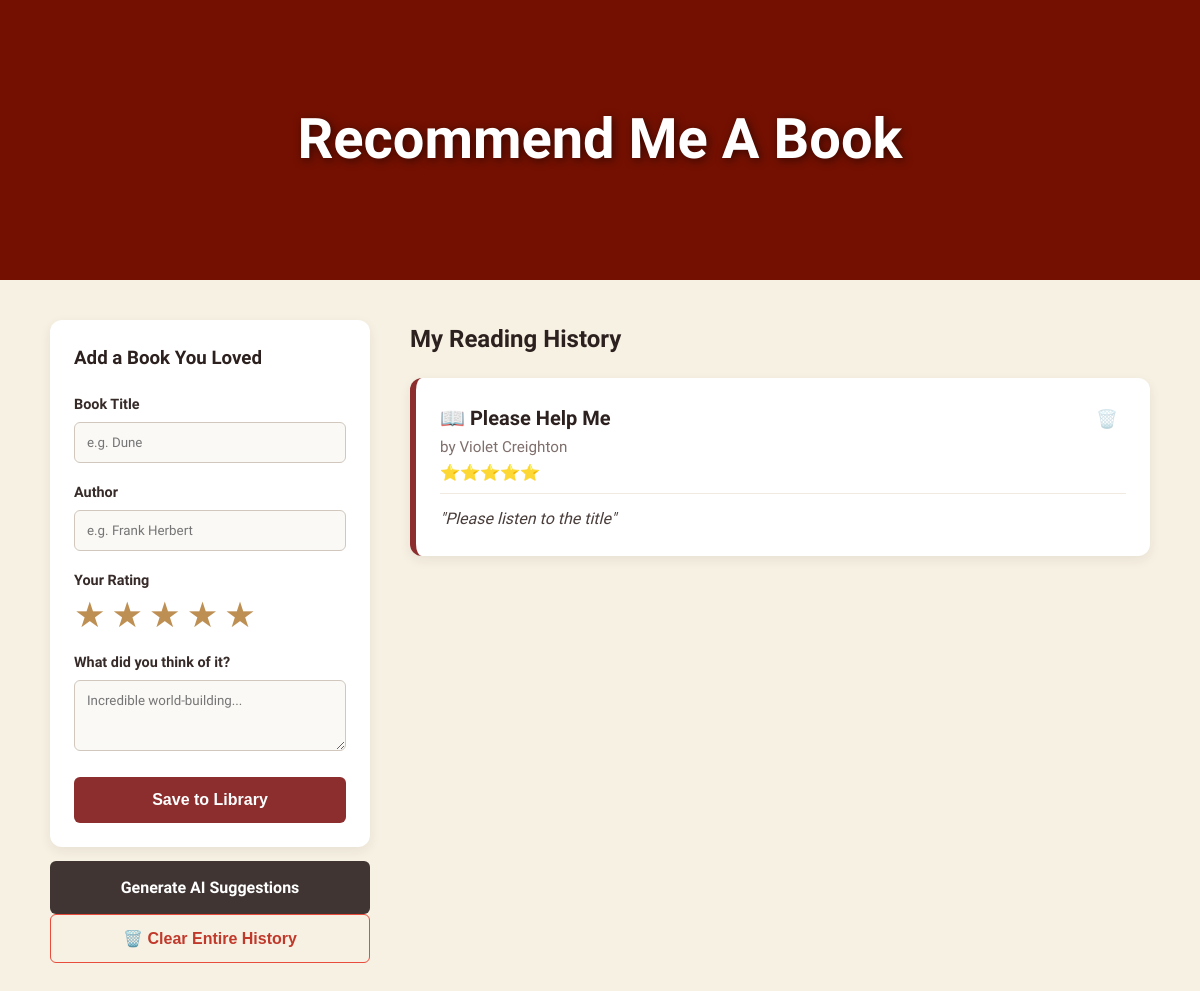
Before: / with the older database file.
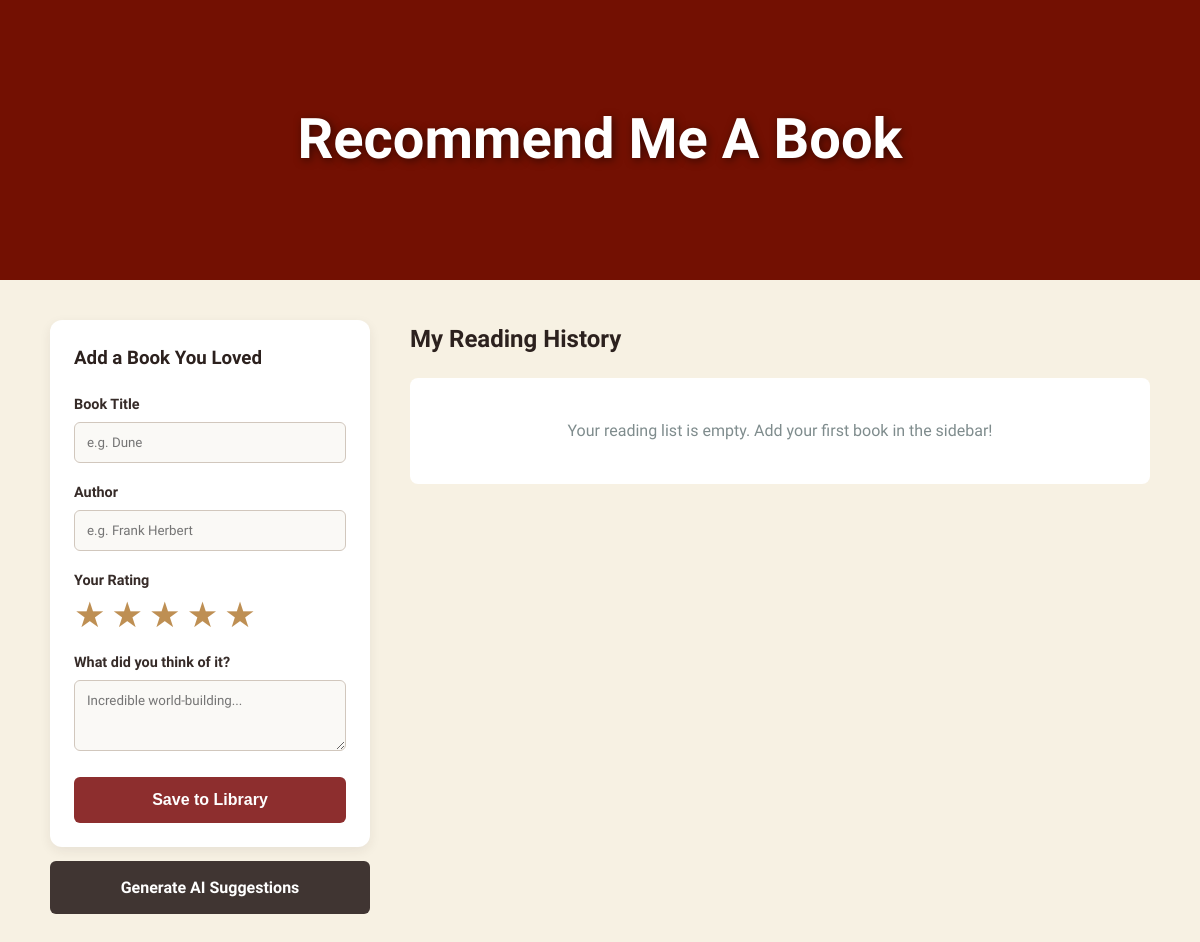
After: the same page with the newer database file.
### tables this page shows
CREATE TABLE books (
            id INTEGER PRIMARY KEY AUTOINCREMENT,
            title TEXT NOT NULL,
            author TEXT NOT NULL,
            notes TEXT NOT NULL,
            rating INTEGER NOT NULL DEFAULT 5
        );

### app.py (the view)
@app.route("/")
def home():
    conn = get_db_connection()
    all_books = conn.execute("SELECT * FROM books").fetchall()
    conn.close()
    return render_template("index.html", books=all_books, recommendations=None)

### app.py (called while the page is built)
def get_db_connection():
    conn = sqlite3.connect("books.db")
    conn.row_factory = sqlite3.Row
    return conn

### templates/index.html (shortened to what this page needs)
<!DOCTYPE html>
<html lang="en">
<head>
    <link rel="stylesheet" href="{{ url_for('static', filename='style.css') }}">
</head>
<body>
    <section class="hero-image">
        <h1 class="hero-text">Recommend Me A Book</h1>
    </section>
    <div class="page-container">
        <aside class="sidebar">
            <div class="card form-container">
                <h3>Add a Book You Loved</h3>
                <form action="/add" method="POST">
                    <div class="form-group">
                        <label for="title">Book Title</label>
                        <input type="text" id="title" name="title" required placeholder="e.g. Dune">
                    </div>
                    <div class="form-group">
                        <label for="author">Author</label>
                        <input type="text" id="author" name="author" required placeholder="e.g. Frank Herbert">
                    </div>
                    <div class="form-group">
                        <label>Your Rating</label>
                        <div class="star-rating" id="interactive-stars">
                            <span class="interactive-star" data-value="1">★</span>
                            <span class="interactive-star" data-value="2">★</span>
                            <span class="interactive-star" data-value="3">★</span>
                            <span class="interactive-star" data-value="4">★</span>
                            <span class="interactive-star" data-value="5">★</span>
                        </div>
                    </div>
                    <div class="form-group">
                        <label for="notes">What did you think of it?</label>
                        <textarea id="notes" name="notes" rows="3" required placeholder="Incredible world-building..."></textarea>
                    </div>
                    <button type="submit" class="btn btn-primary">Save to Library</button>
                </form>
            </div>
            <a href="/recommend" class="btn btn-secondary">Generate AI Suggestions</a>
            {% if books %}
            <form action="/clear" method="POST" class="confirm-required" data-message="Are you sure you want to completely clear your history? This will delete all your entries permanently.">
                <button type="submit" class="btn btn-danger">🗑️ Clear Entire History</button>
            </form>
            {% endif %}
        </aside>
        <main class="main-content">
            <div class="history-section">
                <h2>My Reading History</h2>
                <div id="book-list">
                    {% for book in books %}
                        <div class="card book-card">
                            <div class="book-header">
                                <div>
                                    <h3>📖 {{ book['title'] }}</h3>
                                    <span class="book-author">by {{ book['author'] }}</span>
                                    <div class="star-display">
                                        {% for _ in range(book['rating']) %}⭐{% endfor %}
                                    </div>
                                </div>
                                <form action="/delete/{{ book['id'] }}" method="POST" class="confirm-required" data-message="Are you sure you want to delete '{{ book['title'] }}'?">
                                    <button type="submit" class="delete-icon-btn" title="Delete book">🗑️</button>
                                </form>
                            </div>
                            <p class="book-notes"><em>"{{ book['notes'] }}"</em></p>
                        </div>
                    {% else %}
                        <p class="empty-state">Your reading list is empty. Add your first book in the sidebar!</p>
                    {% endfor %}
                </div>
            </div>
        </main>
    </div>
</body>
</html>

### static/style.css (style rules this page uses)
body { font-family: 'Google Sans'; background-color: rgb(247, 241, 227); color: rgb(54, 43, 40); margin: 0; padding: 0; line-height: 1.6; }
h1, h2, h3 { color: rgb(44, 33, 30); margin-top: 0; }
.hero-image { background-image: url("images/darkred.png"); height: 280px; background-position: center; background-repeat: no-repeat; background-size: cover; display: flex; justify-content: center; align-items: center; box-shadow: inset 0 0 0 2000px rgba(0, 0, 0, 0.2); }
.hero-text { color: white; font-size: 3.5rem; font-weight: 700; text-align: center; margin: 0; text-shadow: 2px 2px 8px rgba(0,0,0,0.5); }
.page-container { max-width: 1100px; margin: 40px auto; padding: 0 20px; display: grid; grid-template-columns: 320px 1fr; gap: 40px; }
.card { background: white; padding: 24px; border-radius: 12px; box-shadow: 0 4px 12px rgba(54, 43, 40, 0.08); margin-bottom: 24px; box-sizing: border-box; }
.form-group { margin-bottom: 18px; }
label { display: block; font-weight: 600; margin-bottom: 6px; font-size: 0.9rem; }
input[type="text"], textarea { width: 100%; padding: 12px; border: 1px solid #d1c7bd; border-radius: 6px; box-sizing: border-box; font-family: inherit; background-color: #faf9f6; transition: border-color 0.2s, box-shadow 0.2s; }
.btn { width: 100%; padding: 14px 20px; font-size: 16px; font-weight: 600; border-radius: 6px; cursor: pointer; border: none; display: block; text-align: center; text-decoration: none; box-sizing: border-box; transition: background-color 0.2s, transform 0.1s; }
.btn-primary { background-color: rgb(141, 46, 46); color: white; }
.btn-secondary { background-color: rgb(64, 53, 50); color: white; margin-top: -10px; }
.empty-state { text-align: center; color: #7f8c8d; padding: 40px; background: white; border-radius: 8px; }
.star-rating { display: flex; gap: 6px; margin-top: 4px; }
.interactive-star { font-size: 2.2rem; color: #e0d7cd; cursor: pointer; transition: color 0.1s ease-in-out, transform 0.1s ease; user-select: none; line-height: 1; }
.interactive-star.selected { color: rgb(190, 143, 83); }

Changed rows visible on the page:
removed books: title "Please Help Me", author "Violet Creighton", rating 5 (drawn), notes "Please listen to the title"
Other visible differences:
text no longer shown: "🗑️ Clear Entire History"
text now shown: "Your reading list is empty. Add your first book in the sidebar!"
